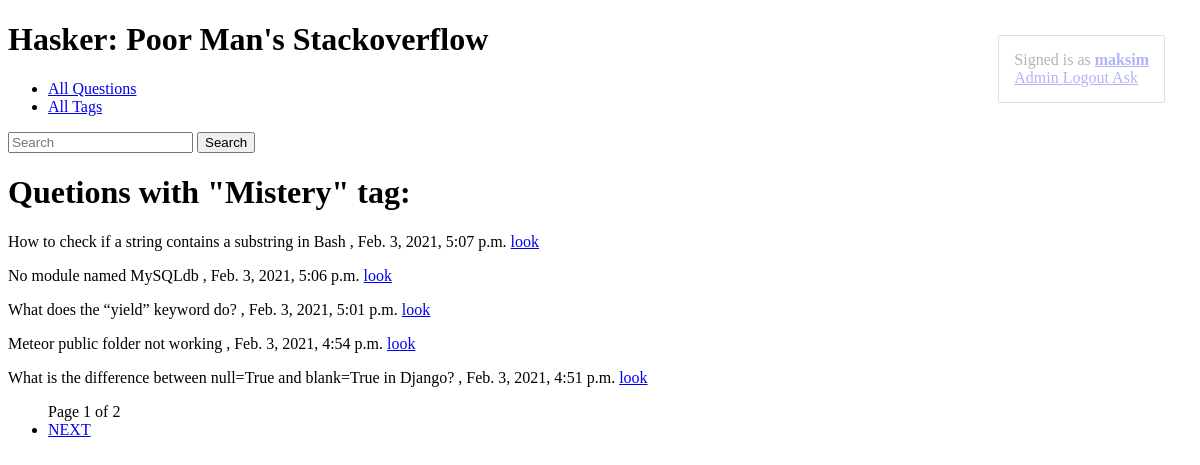
Screenshot of /tag/mistery/ (signed in) with the database file from the repository.
### hasker/models.py (models this page shows, shortened)
class Tag(models.Model):
    title = models.CharField(max_length=50)
    slug = models.SlugField(max_length=50, unique=True)
    class Meta:
        ordering = ['title']

class Question(models.Model):
    author = models.ForeignKey(User, on_delete=models.CASCADE)
    title = models.CharField(max_length=150, db_index=True)
    slug = models.SlugField(max_length=150, blank=True, unique=True)
    content = RichTextField(blank=False, db_index=True)
    tags = models.ManyToManyField('Tag', blank=True, related_name='questions')
    date_create = models.DateTimeField(auto_now_add=True)
    rating = models.IntegerField(default=0, blank=False, null=False)
    def get_absolute_url(self):
        return reverse('question_detail_url', kwargs={'slug': self.slug})
    class Meta:
        ordering = ['-date_create']

### hasker/views.py (the view)
# urls.py: path('tag/<str:slug>/', tag_detail, name='tag_detail_url'),
@login_required
def tag_detail(request, slug):
    tag = get_object_or_404(Tag, slug=slug)
    questions = tag.questions.all()
    context = fbv_paginator(request, questions, 5, 'page')
    context.update({'tag': tag})
    return render(request, 'hasker/tag_detail.html', context=context)

### hasker/context_processors.py (called while the page is built)
def trending(request):
    return {
        'trending': Question.objects.order_by('-rating', '-date_create')[:10]
    }

### hasker/utils.py (called while the page is built)
def fbv_paginator(request: WSGIRequest, queryset: QuerySet, paginate_by: int, page_string: str) -> dict:
    paginator = Paginator(queryset, paginate_by)
    page_number = request.GET.get(page_string, 1)
    page_obj = paginator.get_page(page_number)
    is_paginated = page_obj.has_other_pages()
    context = {
        'page_obj': page_obj,
        'is_paginated': is_paginated,
        'page_obj.paginator': paginator,
    }
    return context

### hasker/templates/hasker/tag_detail.html (shortened to what this page needs)
{% extends 'hasker/base_hasker.html' %}
{% block content %}
    <h1>
        Quetions with "{{ tag.title| title }}" tag:
    </h1>
    <p>
        {% for question in page_obj.object_list %}
        <p>
            {{ question.title }} , {{ question.date_create }} <a href="{{ question.get_absolute_url }}" class="but1">look</a>
        </p>
       {% endfor %}
    </p>
{% endblock %}

### templates/base.html (shortened to what this page needs)
{% load static %}
<!DOCTYPE html>
<html lang="en">
<head>
    <link rel="stylesheet" href="{% static 'css/styles.css' %}">
</head>
<body>
<h1>Hasker: Poor Man's Stackoverflow</h1>
<ul>
    <li> <a href="{% url 'questions_list_url' %}" > All Questions </a> </li>
    <li> <a href="{% url 'tags_list_url' %}" > All Tags </a> </li>
</ul>
<div>
    <form action="{% url 'questions_list_url' %}">
        <input type="search" placeholder="Search" aria-label="Search" name="search">
        <button type="submit" > Search </button>
    </form>
</div>
{% if request.user.is_authenticated %}
    <div class="admin-panel">
         <div> Signed is as
            <a style="font-weight: bold" href="/accounts/settings"> {{ request.user }} </a>
         </div>
        {% if request.user.is_superuser %}
            <a href="/admin"> Admin </a>
        {% endif %}
            <a href="/accounts/logout"> Logout </a>
            {% block admin-panel %}
            {% endblock %}
    </div>
{% endif %}
{% block content %}{% endblock %}
{% if is_paginated %}
<ul>
    <span>
        Page {{ page_obj.number }} of {{ page_obj.paginator.num_pages }}
    </span>
    {% if page_obj.has_next %}
        <li>
            <a href="?page={{ page_obj.next_page_number }}">NEXT</a>
        </li>
    {% endif %}
</ul>
{% endif %}
</body>
</html>

### static/css/styles.css (style rules this page uses)
.admin-panel { border: 1px solid #999; border-radius: 2px; position: fixed; right: 30px; top: 30px; opacity: 0.3; padding: 15px; margin: 5px; }

### rows the page displays
Tag: title "Mistery"
Question: title "How to check if a string contains a substring in Bash", date_create "Feb. 3, 2021, 5:07 p.m."
Question: title "No module named MySQLdb", date_create "Feb. 3, 2021, 5:06 p.m."
Question: title "What does the “yield” keyword do?", date_create "Feb. 3, 2021, 5:01 p.m."
Question: title "Meteor public folder not working", date_create "Feb. 3, 2021, 4:54 p.m."
Question: title "What is the difference between null=True and blank=True in Django?", date_create "Feb. 3, 2021, 4:51 p.m."

### other values shown
{{ request.user }} "maksim"
{{ page_obj.number }} "1"
{{ page_obj.paginator.num_pages }} "2"
